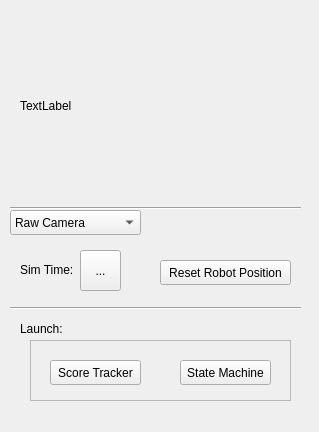
<?xml version="1.0" encoding="UTF-8"?>
<ui version="4.0">
 <class>Controller_GUI</class>
 <widget class="QWidget" name="Controller_GUI">
  <property name="geometry">
   <rect>
    <x>0</x>
    <y>0</y>
    <width>319</width>
    <height>432</height>
   </rect>
  </property>
  <property name="windowTitle">
   <string>Form</string>
  </property>
  <widget class="QLabel" name="camera_view">
   <property name="enabled">
    <bool>true</bool>
   </property>
   <property name="geometry">
    <rect>
     <x>20</x>
     <y>15</y>
     <width>281</width>
     <height>181</height>
    </rect>
   </property>
   <property name="sizePolicy">
    <sizepolicy hsizetype="Expanding" vsizetype="Preferred">
     <horstretch>0</horstretch>
     <verstretch>0</verstretch>
    </sizepolicy>
   </property>
   <property name="autoFillBackground">
    <bool>false</bool>
   </property>
   <property name="text">
    <string>TextLabel</string>
   </property>
  </widget>
  <widget class="QFrame" name="frame">
   <property name="geometry">
    <rect>
     <x>30</x>
     <y>340</y>
     <width>261</width>
     <height>61</height>
    </rect>
   </property>
   <property name="sizePolicy">
    <sizepolicy hsizetype="Expanding" vsizetype="Expanding">
     <horstretch>0</horstretch>
     <verstretch>0</verstretch>
    </sizepolicy>
   </property>
   <property name="frameShape">
    <enum>QFrame::StyledPanel</enum>
   </property>
   <property name="frameShadow">
    <enum>QFrame::Raised</enum>
   </property>
   <widget class="QPushButton" name="launch_state_machine_button">
    <property name="geometry">
     <rect>
      <x>150</x>
      <y>20</y>
      <width>91</width>
      <height>25</height>
     </rect>
    </property>
    <property name="text">
     <string>State Machine</string>
    </property>
   </widget>
   <widget class="QPushButton" name="launch_score_tracker_button">
    <property name="geometry">
     <rect>
      <x>20</x>
      <y>20</y>
      <width>91</width>
      <height>25</height>
     </rect>
    </property>
    <property name="text">
     <string>Score Tracker</string>
    </property>
   </widget>
  </widget>
  <widget class="QToolButton" name="sim_time_button">
   <property name="geometry">
    <rect>
     <x>80</x>
     <y>250</y>
     <width>41</width>
     <height>41</height>
    </rect>
   </property>
   <property name="text">
    <string>...</string>
   </property>
  </widget>
  <widget class="QPushButton" name="robot_position_reset_button">
   <property name="geometry">
    <rect>
     <x>160</x>
     <y>260</y>
     <width>131</width>
     <height>25</height>
    </rect>
   </property>
   <property name="text">
    <string>Reset Robot Position</string>
   </property>
  </widget>
  <widget class="QLabel" name="label_3">
   <property name="geometry">
    <rect>
     <x>20</x>
     <y>320</y>
     <width>54</width>
     <height>17</height>
    </rect>
   </property>
   <property name="text">
    <string>Launch:</string>
   </property>
  </widget>
  <widget class="QLabel" name="label">
   <property name="geometry">
    <rect>
     <x>20</x>
     <y>260</y>
     <width>61</width>
     <height>20</height>
    </rect>
   </property>
   <property name="text">
    <string>Sim Time:</string>
   </property>
  </widget>
  <widget class="QComboBox" name="view_type_button">
   <property name="geometry">
    <rect>
     <x>10</x>
     <y>210</y>
     <width>131</width>
     <height>25</height>
    </rect>
   </property>
   <property name="sizePolicy">
    <sizepolicy hsizetype="MinimumExpanding" vsizetype="Fixed">
     <horstretch>0</horstretch>
     <verstretch>0</verstretch>
    </sizepolicy>
   </property>
   <item>
    <property name="text">
     <string>Raw Camera</string>
    </property>
   </item>
   <item>
    <property name="text">
     <string>Contour Detection</string>
    </property>
   </item>
   <item>
    <property name="text">
     <string>Clue Detection</string>
    </property>
   </item>
  </widget>
  <widget class="Line" name="line">
   <property name="geometry">
    <rect>
     <x>10</x>
     <y>200</y>
     <width>291</width>
     <height>16</height>
    </rect>
   </property>
   <property name="sizePolicy">
    <sizepolicy hsizetype="Expanding" vsizetype="MinimumExpanding">
     <horstretch>0</horstretch>
     <verstretch>0</verstretch>
    </sizepolicy>
   </property>
   <property name="orientation">
    <enum>Qt::Horizontal</enum>
   </property>
  </widget>
  <widget class="Line" name="line_2">
   <property name="geometry">
    <rect>
     <x>10</x>
     <y>300</y>
     <width>291</width>
     <height>16</height>
    </rect>
   </property>
   <property name="orientation">
    <enum>Qt::Horizontal</enum>
   </property>
  </widget>
  <zorder>frame</zorder>
  <zorder>camera_view</zorder>
  <zorder>sim_time_button</zorder>
  <zorder>robot_position_reset_button</zorder>
  <zorder>label_3</zorder>
  <zorder>label</zorder>
  <zorder>view_type_button</zorder>
  <zorder>line</zorder>
  <zorder>line_2</zorder>
 </widget>
 <resources/>
 <connections/>
</ui>
